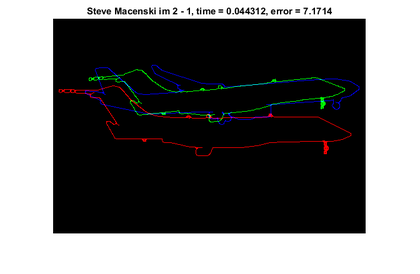
%> input picture hw2/hw2_supp/shape_align/im2-1.png, 420 x 274 px, shrunk from 672 x 439 before the run, given in place of object1.png, which was not available
$ octave runThis.m   (GNU Octave 9; MATLAB toolbox functions it lacks are replaced by stand-ins)
%> lines starting %> are read from the running program, lines starting %| are printed output that depends on the picture; pictures that were not available may be replaced by others from this repository, and a replacement may not be noted
% For testing HW2 P2
%Steve Macenski (c) 2017

im1 = imread('object1.png')>0;
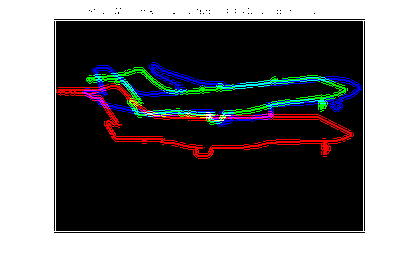
%> im1: size 274x420x3 logical; mean R, G, B 0.453, 0.45, 0.455
im2 = imread('object2.png')>0;
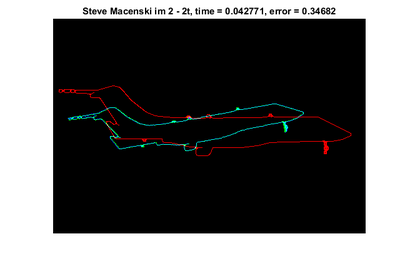
%> input picture hw2/hw2_supp/shape_align/im2-2t.png, 420 x 274 px, shrunk from 672 x 439 before the run, given in place of object2.png, which was not available
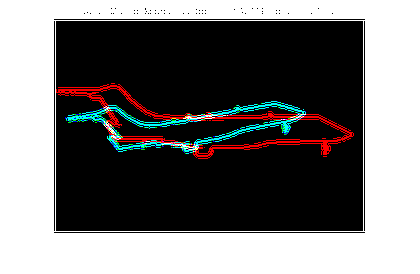
%> im2: size 274x420x3 logical; mean R, G, B 0.453, 0.448, 0.447
%> (the run ends here)
